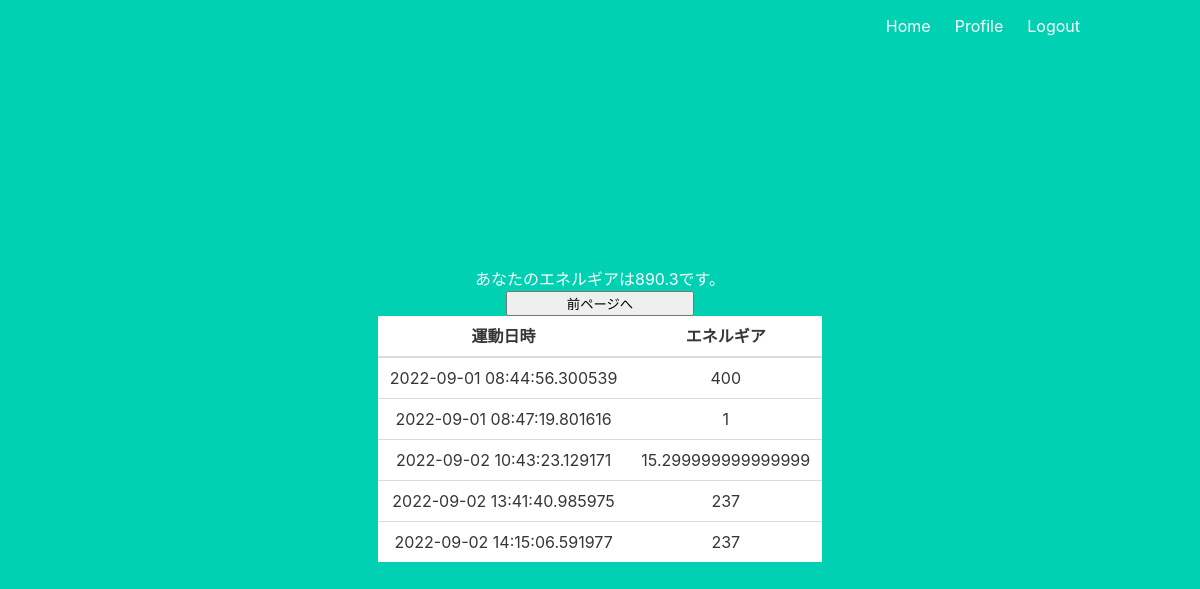
The page /history (signed in) on the database its author committed.
### app.py (models this page shows)
class User(UserMixin, db.Model):
    id = db.Column(db.Integer, primary_key=True) # primary keys are required by SQLAlchemy
    email = db.Column(db.String(100), unique=True)
    password = db.Column(db.String(100))
    name = db.Column(db.String(1000))
    height = db.Column(db.Integer, default=170)
    weight = db.Column(db.Integer, default=60)
    total_energia = db.Column(db.Integer, default=0)
    ave_energia = db.Column(db.Integer, default=0)
    last_up_date = db.Column(db.DateTime)
    histories = db.relationship('History', backref='user', lazy=True)
    last_up_date = db.Column(db.DateTime)

class History(UserMixin, db.Model):
    id = db.Column(db.Integer, primary_key=True, autoincrement=True)
    users_id = db.Column(db.String, db.ForeignKey('user.id'), nullable=False)
    energia = db.Column(db.Integer, nullable=False)
    date = db.Column(db.DateTime)

### app.py (the view)
@app.route('/history')
def history():
    topics = db.session.query(History).filter(History.users_id==current_user.id).all()
    total_ene = db.session.query(User).filter(User.id==current_user.id).first().total_energia
    return render_template('history.html', topics=topics, total_ene=total_ene)

### app.py (called while the page is built)
@login_manager.user_loader
def load_user(user_id):
    return User.query.get(int(user_id))

### templates/history.html (shortened to what this page needs)
{% extends "base.html" %}
{% block content %}
    <h1>あなたのエネルギアは{{ total_ene }}です。</h1>
    <form action="/home" method="GET">
      <button class="btn btn-primary" style="width: 5cm;">前ページへ</button>
  </form>
    <table class="table table-striped" align="center">
      <thead>
        <tr>
          <th>運動日時</th>
          <th>エネルギア</th>
        </tr>
      </thead>
      <tbody>
        {% for topic in topics:%}
        <tr>
          <td>{{ topic.date }}</td>
          <td>{{ topic.energia }}</td>
        </tr>
        {% endfor %}
      </tbody>
    </table>
  {% endblock %}

### rows shown on the page
User: total_energia "890.3"
History: date "2022-09-01 08:44:56.300539", energia "400"
History: date "2022-09-01 08:47:19.801616", energia "1"
History: date "2022-09-02 10:43:23.129171", energia "15.299999999999999"
History: date "2022-09-02 13:41:40.985975", energia "237"
History: date "2022-09-02 14:15:06.591977", energia "237"
